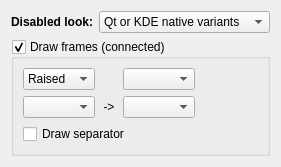
            <widget class="QWidget" name="page_6">
             <property name="geometry">
              <rect>
               <x>0</x>
               <y>0</y>
               <width>267</width>
               <height>162</height>
              </rect>
             </property>
             <attribute name="label">
              <string>Toolbuttons</string>
             </attribute>
             <layout class="QVBoxLayout" name="verticalLayout_16">
              <item>
               <layout class="QHBoxLayout" name="horizontalLayout_5">
                <item>
                 <widget class="QLabel" name="label_24">
                  <property name="font">
                   <font>
                    <weight>75</weight>
                    <bold>true</bold>
                   </font>
                  </property>
                  <property name="text">
                   <string>Disabled look:</string>
                  </property>
                  <property name="alignment">
                   <set>Qt::AlignRight|Qt::AlignTrailing|Qt::AlignVCenter</set>
                  </property>
                 </widget>
                </item>
                <item>
                 <widget class="QComboBox" name="disabledToolbuttonStyle">
                  <item>
                   <property name="text">
                    <string>Qt or KDE native variants</string>
                   </property>
                  </item>
                  <item>
                   <property name="text">
                    <string>Desaturated (Qt standard)</string>
                   </property>
                  </item>
                  <item>
                   <property name="text">
                    <string>Blurred</string>
                   </property>
                  </item>
                 </widget>
                </item>
                <item>
                 <spacer name="horizontalSpacer_7">
                  <property name="orientation">
                   <enum>Qt::Horizontal</enum>
                  </property>
                  <property name="sizeHint" stdset="0">
                   <size>
                    <width>40</width>
                    <height>20</height>
                   </size>
                  </property>
                 </spacer>
                </item>
               </layout>
              </item>
              <item>
               <widget class="QGroupBox" name="connectedToolbuttons">
                <property name="title">
                 <string>Draw frames (connected)</string>
                </property>
                <property name="flat">
                 <bool>true</bool>
                </property>
                <property name="checkable">
                 <bool>true</bool>
                </property>
                <property name="checked">
                 <bool>true</bool>
                </property>
                <layout class="QVBoxLayout" name="verticalLayout_15">
                 <item>
                  <layout class="QGridLayout" name="gridLayout_6" columnstretch="3,1,3,4">
                   <item row="0" column="1">
                    <spacer name="horizontalSpacer_19">
                     <property name="orientation">
                      <enum>Qt::Horizontal</enum>
                     </property>
                     <property name="sizeHint" stdset="0">
                      <size>
                       <width>21</width>
                       <height>20</height>
                      </size>
                     </property>
                    </spacer>
                   </item>
                   <item row="1" column="1">
                    <widget class="QLabel" name="label_58">
                     <property name="text">
                      <string>-&gt;</string>
                     </property>
                     <property name="alignment">
                      <set>Qt::AlignCenter</set>
                     </property>
                    </widget>
                   </item>
                   <item row="1" column="2">
                    <widget class="QComboBox" name="toolbuttonActiveRole">
                     <property name="sizePolicy">
                      <sizepolicy hsizetype="MinimumExpanding" vsizetype="Fixed">
                       <horstretch>0</horstretch>
                       <verstretch>0</verstretch>
                      </sizepolicy>
                     </property>
                    </widget>
                   </item>
                   <item row="0" column="0">
                    <widget class="QComboBox" name="toolbuttonLayer">
                     <property name="enabled">
                      <bool>true</bool>
                     </property>
                     <item>
                      <property name="text">
                       <string>Raised</string>
                      </property>
                     </item>
                     <item>
                      <property name="text">
                       <string>Relief</string>
                      </property>
                     </item>
                     <item>
                      <property name="text">
                       <string>Sunken</string>
                      </property>
                     </item>
                     <item>
                      <property name="text">
                       <string>Inlay</string>
                      </property>
                     </item>
                    </widget>
                   </item>
                   <item row="1" column="3">
                    <spacer name="horizontalSpacer_5">
                     <property name="orientation">
                      <enum>Qt::Horizontal</enum>
                     </property>
                     <property name="sizeHint" stdset="0">
                      <size>
                       <width>40</width>
                       <height>20</height>
                      </size>
                     </property>
                    </spacer>
                   </item>
                   <item row="1" column="0">
                    <widget class="QComboBox" name="toolbuttonRole">
                     <property name="sizePolicy">
                      <sizepolicy hsizetype="MinimumExpanding" vsizetype="Fixed">
                       <horstretch>0</horstretch>
                       <verstretch>0</verstretch>
                      </sizepolicy>
                     </property>
                    </widget>
                   </item>
                   <item row="0" column="2">
                    <widget class="QComboBox" name="toolbuttonGradient">
                     <property name="enabled">
                      <bool>true</bool>
                     </property>
                    </widget>
                   </item>
                   <item row="0" column="3">
                    <spacer name="horizontalSpacer_4">
                     <property name="orientation">
                      <enum>Qt::Horizontal</enum>
                     </property>
                     <property name="sizeHint" stdset="0">
                      <size>
                       <width>40</width>
                       <height>20</height>
                      </size>
                     </property>
                    </spacer>
                   </item>
                  </layout>
                 </item>
                 <item>
                  <widget class="QCheckBox" name="toolbuttonSeparator">
                   <property name="text">
                    <string>Draw separator</string>
                   </property>
                  </widget>
                 </item>
                </layout>
               </widget>
              </item>
             </layout>
            </widget>
